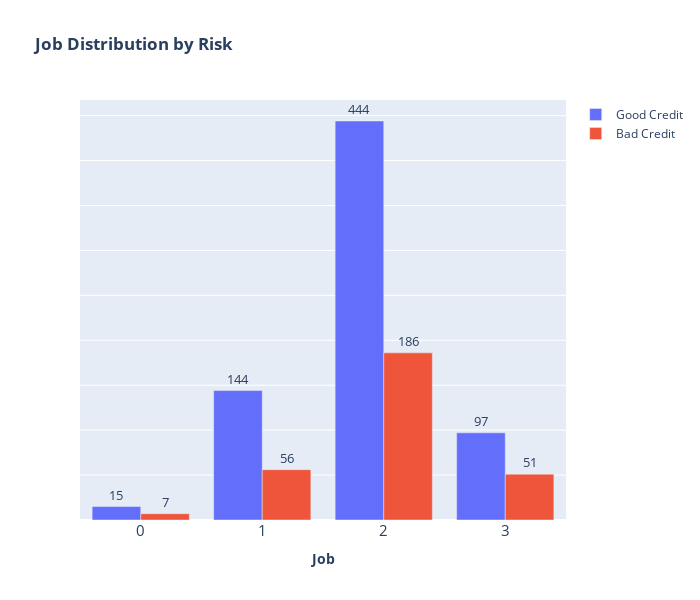

Notebook code cell kept with this figure:
### Code cell
barcount_plot('job', 'Job')

### Figure 1 — Plotly figure (JSON) as saved in the notebook; plotly's stock layout.template omitted (floating-point values rounded to 4 significant figures)
{"data": [{"name": "Good Credit", "text": [444, 144, 97, 15], "textfont": {"size": 13}, "textposition": "outside", "type": "bar", "x": [2, 1, 3, 0], "y": [444, 144, 97, 15]}, {"name": "Bad Credit", "text": [186, 56, 51, 7], "textfont": {"size": 13}, "textposition": "outside", "type": "bar", "x": [2, 1, 3, 0], "y": [186, 56, 51, 7]}], "layout": {"height": 600, "title": {"text": "<b>Job Distribution by Risk</b>"}, "width": 700, "xaxis": {"tickfont": {"size": 15}, "title": {"text": "<b>Job</b>"}}, "yaxis": {"showticklabels": false}}}
